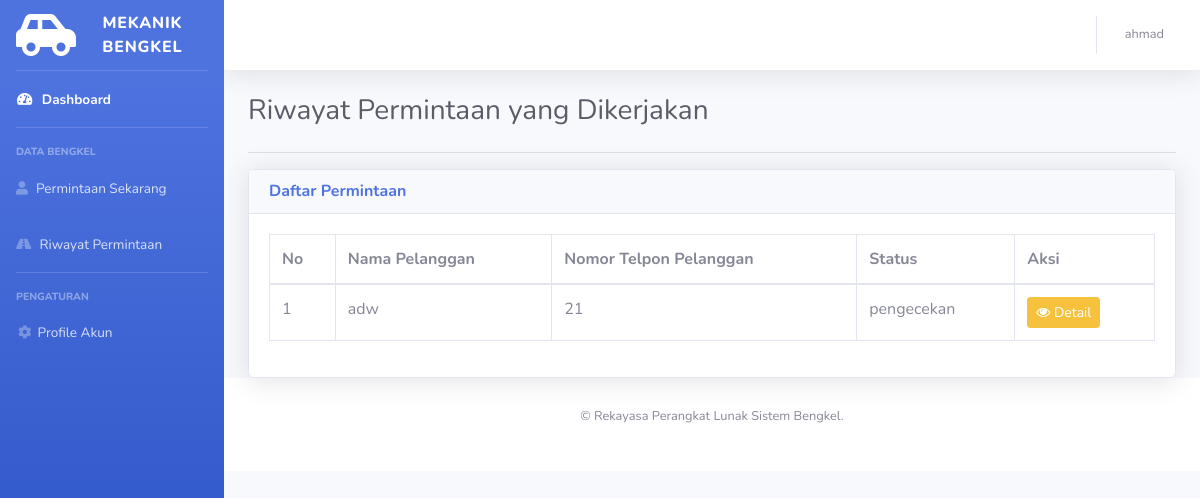
The app's page /page/mekanik/riwayat.php (signed in), older data.
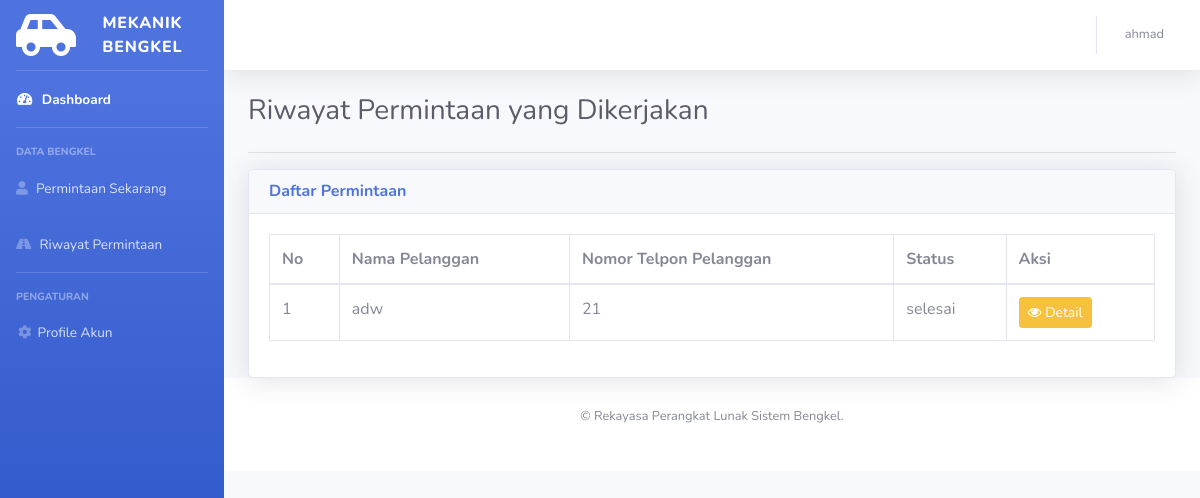
The same page, newer data.
### tables this page shows
CREATE TABLE `permintaan` (
  `id` int(11) NOT NULL,
  `nama` varchar(255) NOT NULL,
  `no_hp` varchar(255) NOT NULL,
  `plat_kendaraan` varchar(255) NOT NULL,
  `keluhan` text NOT NULL,
  `status` varchar(255) NOT NULL,
  `tanggal` datetime NOT NULL DEFAULT current_timestamp(),
  `id_admin` int(11) NOT NULL,
  `id_mekanik` int(11) NOT NULL,
  `pengecekan` varchar(255) DEFAULT NULL,
  `detail` text DEFAULT NULL,
  `biaya` int(11) DEFAULT NULL
);

### page/mekanik/riwayat.php (the view, shortened to what the changed rows need)
<!DOCTYPE html>
<html lang="en">
<head>
    <link href="vendor/fontawesome-free/css/all.min.css" rel="stylesheet" type="text/css">
    <link href="../style/sb-admin-2.min.css" rel="stylesheet">
    <link rel="stylesheet" href="https://maxcdn.bootstrapcdn.com/font-awesome/4.4.0/css/font-awesome.min.css">
</head>
<body id="page-top">
    <div id="wrapper">
        <div id="content-wrapper" class="d-flex flex-column">
            <div id="content">
                <div class="container-fluid">
                    <div class="d-sm-flex align-items-center justify-content-between mb-4">
                        <h1 class="h3 mb-0 text-gray-800">Riwayat Permintaan yang Dikerjakan</h1>
                    </div>
                    <div class="row">
                        <div class="col-sm-12">
                            <div class="card shadow">
                                <div class="card-body">
                                    <?php
                                        include '../../core/koneksi.php';
                                        $id1=$_SESSION["id"];
                                        $query = "select * FROM permintaan WHERE id_mekanik=$id1";
                                        $result = $konek->query($query);
                                        $num_results = $result->num_rows;
                                        if($num_results > 0){
                                            echo "<table class='table table-bordered' id='dataTable' cellspacing='0'>";
                                            echo "<thead>";
                                            echo "<tr>";
                                                echo "<th>No</th>";
                                                echo "<th>Nama Pelanggan</th>";
                                                echo "<th>Nomor Telpon Pelanggan</th>";
                                                echo "<th>Status</th>";
                                                echo "<th>Aksi</th>";
                                            echo "</tr>";
                                            echo "</thead>";
                                            echo "<tbody>";
                                            $no = 1;
                                            while($row = $result->fetch_assoc()){
                                                extract($row);
                                    ?>
                                            <tr>
                                                <td><?php echo $no++; ?></td>
                                                <td><?php echo $row['nama']; ?></td>
                                                <td><?php echo $row['no_hp']; ?></td>
                                                <td><?php echo $row['status']; ?></td>
                                                <td>
                                                    <a href='detailPermintaan.php?id=<?php echo $row['id']; ?>' class='btn btn-sm btn-warning'><i class='fa fa-eye'></i> Detail</a>
                                                </td>
                                            </tr>
                                            <?php
                                            }
                                            ?>
                                            </tbody>
                                            </table>
                                    <?php
                                        }
                                    ?>
                                </div>
                            </div>
                        </div>
				</div>
            </div>
        </div>
    </div>
</body>
</html>

Row changes from the older to the newer data that the page shows:
changed permintaan "adw": status "pengecekan" → "selesai"
